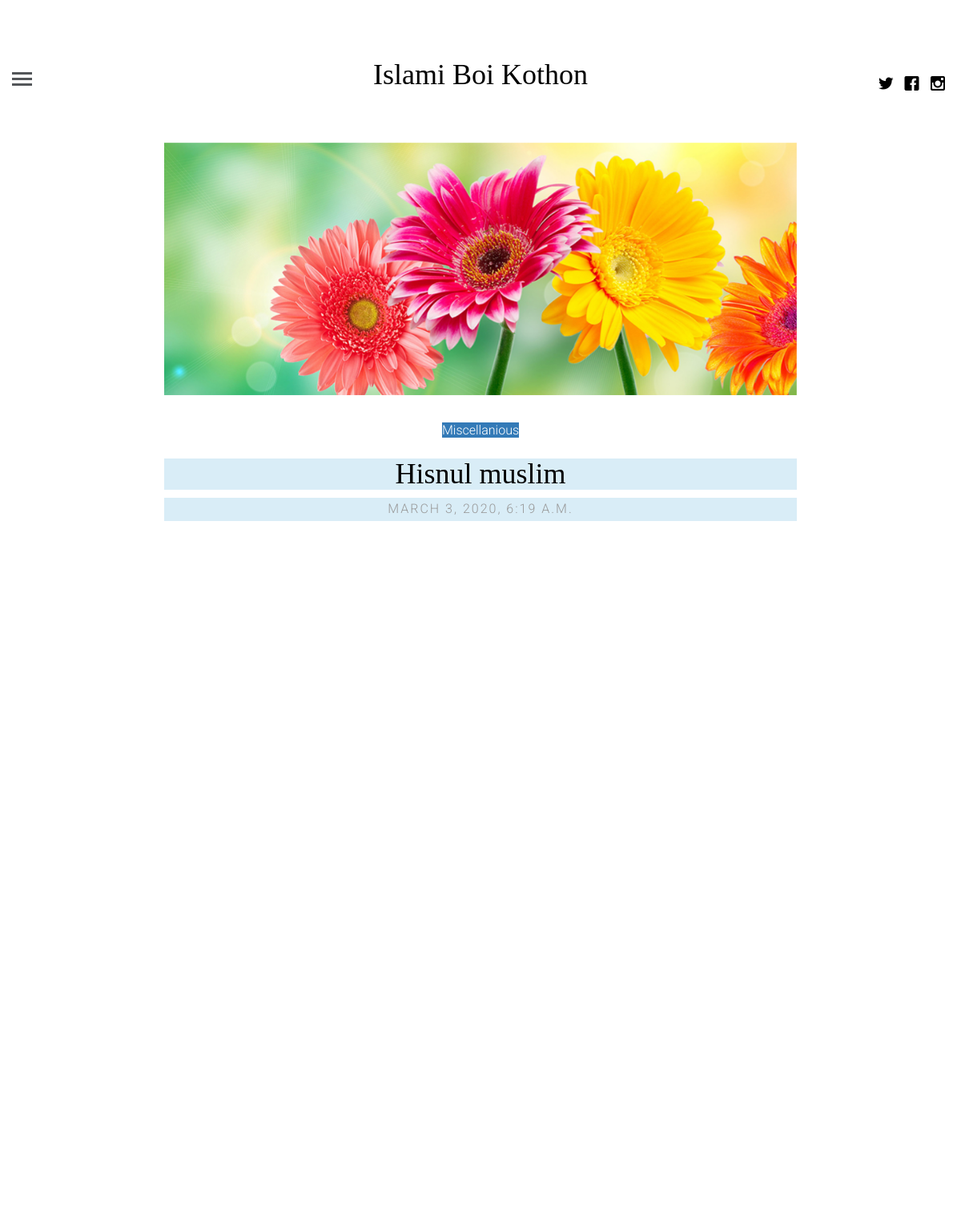
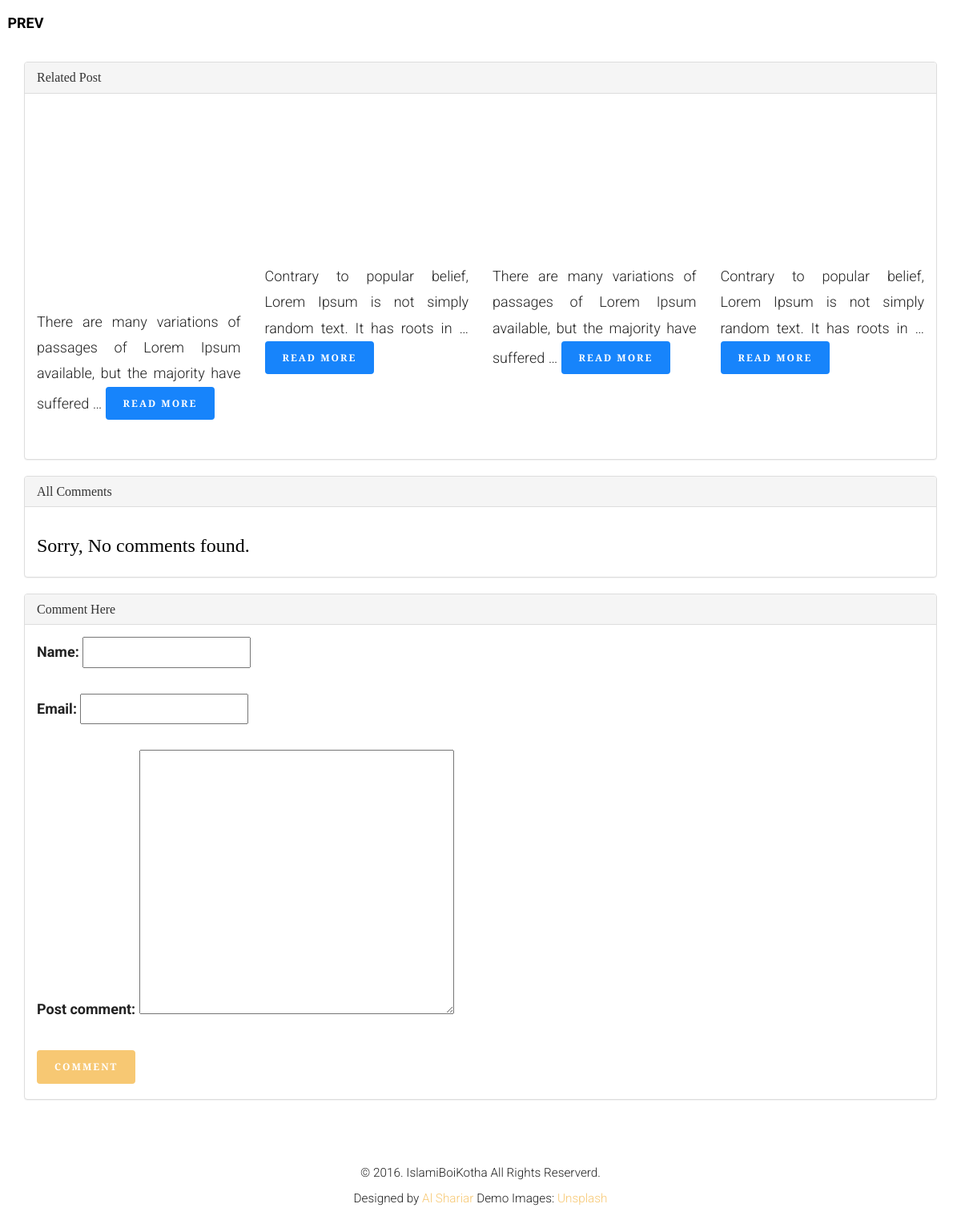
/article/17/, run on the app's committed database (2 pictures, top to bottom).
### blog/models.py (models this page shows, shortened)
class Article(models.Model):
    article_author = models.ForeignKey(Author, on_delete=models.CASCADE)
    title = models.CharField(max_length=200)
    body = RichTextUploadingField()
    image = models.FileField()
    category = models.ForeignKey(Category, on_delete=models.CASCADE)
    posted_on = models.DateTimeField(auto_now=False, auto_now_add=True)
    updated_on = models.DateTimeField(auto_now=True, auto_now_add=False)

class Category(models.Model):
    name = models.CharField(max_length=100)

### blog/views.py (the view)
# urls.py: path('article/<int:id>/', views.getsingle, name="single_post"),
def getsingle(request, id):
    post = get_object_or_404(Article, pk=id)
    first_post = Article.objects.first()
    last_post = Article.objects.last()
    related_posts = Article.objects.filter(category=post.category).exclude(id=id)[:4]
    get_comments = Comment.objects.filter(post=id)
    form = commentForm(request.POST or None)
    if form.is_valid():
        instance = form.save(commit=False)
        instance.post = post
        instance.save()
    context = {
        'post':post,
        'first_post':first_post,
        'last_post':last_post,
        'related_posts':related_posts,
        'form':form,
        'comments':get_comments,
    }
    return render(request, 'blog/single.html', context)

### blog/forms.py
class commentForm(forms.ModelForm):
    class Meta:
        model = Comment
        fields = [
            'name',
            'email',
            'post_comment',
        ]

### blog/templates/blog/single.html (shortened to what this page needs)
{% extends 'blog/base.html' %}
{% load static %}
	{% block content %}
	{% if post.id %}
			{% if post.id > first_post.id %}
				<a href="{% url 'single_post' id=post.id|add:'-1' %}" class="fh5co-post-prev"><span><i class="icon-chevron-left"></i> Prev</span></a>
			{% endif %}
	{% endif %}
	<div class="container-fluid">
		<div class="row fh5co-post-entry single-entry">
			<article class="col-lg-8 col-lg-offset-2 col-md-8 col-md-offset-2 col-sm-8 col-sm-offset-2 col-xs-12 col-xs-offset-0">
				<figure class="animate-box">
					<img src="{{ post.image.url }}" alt="Image" class="img-responsive">
				</figure>
				<span class="fh5co-meta animate-box"><a class="bg-primary" href="{% url 'category' name=post.category.name %}">{{ post.category.name }}</a></span>
				<h1 class="animate-box bg-info ">{{ post.title }}</h1>
				<span class="fh5co-meta fh5co-date animate-box bg-info">{{ post.posted_on }}</span>
				<div class="col-lg-12 col-lg-offset-0 col-md-12 col-md-offset-0 col-sm-12 col-sm-offset-0 col-xs-12 col-xs-offset-0 text-left content-article">
					<div class="row">
					</div>
				</div>
				</div>
			<div class="container">
				<div class="panel panel-default">
					<div class="panel-heading">
						<h2 class="panel-title">Related Post</h2>
					</div>
					<div class="panel-body">
						<div class="row">
							{% for related_post in related_posts %}
							<div class="col-md-3">
								<a href="{% url 'single_post' id=related_post.id %}"><h2 class="fh5co-article-title animate-box text-center">{{ related_post.title }}</h2></a>
								<p class="text-justify">{{ related_post.body|truncatewords:15 }}
								<a class="btn btn-info view overlay zoom" href="{% url 'single_post' id=post.id %}">Read More</a>
								</p>
							</div>
							{% endfor %}
						</div>
					</div>
				</div>
		   </div>
		   <div class="container">
		   <div class="single_post_comment">
			   <div class="panel panel-default">
				   <div class="panel-heading">
					   <h3 class="panel-title">All Comments</h3>
				   </div>
				   <div class="panel-body">
					{% for comment in comments %}
					<div class="single_comment">
					 <h4>{{ comment.name }}</h4>
					 <h5>{{ comment.email }}</h5>
					 <p>{{ comment.post_comment }}</p>
					</div>
						{% empty %}
						<h3>Sorry, No comments found.</h3>
					{% endfor %}
				   </div>
			   </div>
		   </div>
		   <div class="panel panel-default">
			   <div class="panel-heading">
				   <h4 class="panel-title">Comment Here</h4>
			   </div>
			   <div class="panel-body">
					<form action="" method="post">
						{{ form.as_p }}
						<button class="btn btn-primary">Comment</button>
					</form>
			   </div>
		   </div>
		  </div>
		</div>
	{% endblock content %}

### blog/static/blog/css/icomoon.css (style rules this page uses)
[class^="icon-"], [class*=" icon-"] { font-family: 'icomoon' !important; speak: none; font-style: normal; font-weight: normal; font-variant: normal; text-transform: none; line-height: 1; -webkit-font-smoothing: antialiased; -moz-osx-font-smoothing: grayscale; }
.icon-chevron-left:before { content: "\e922"; }

### blog/static/blog/css/style.css (style rules this page uses)
html { background: #fff; }
body { font-family: "Roboto", arial, sans-serif; font-size: 18px; font-weight: 300; line-height: 1.8; color: #222; background: #fff; }
a { color: #f7c873; -webkit-transition: 0.5s; -o-transition: 0.5s; transition: 0.5s; }
h1, h2, h3, h4, h5, h6 { font-family: "Playfair Display", times, serif; color: #000; }
p { margin-bottom: 30px; }
.btn { margin-right: 4px; margin-bottom: 4px; font-family: "Playfair Display", times, serif; font-size: 12px; letter-spacing: 2px; text-transform: uppercase; font-weight: 700; -webkit-border-radius: 4px; -moz-border-radius: 4px; -ms-border-radius: 4px; border-radius: 4px; -webkit-transition: 0.5s; -o-transition: 0.5s; transition: 0.5s; }
.btn-primary { background: #f7c873; color: #fff; border: 2px solid #f7c873; }
.btn-info { background: #1784fb; color: #fff; border: 2px solid #1784fb; }
.fh5co-post-prev, .fh5co-post-next { position: fixed; z-index: 999; top: 50%; height: 50px; margin-top: -25px; color: #000; text-transform: uppercase; font-weight: bold; -webkit-transition: 0.5s; -o-transition: 0.5s; transition: 0.5s; }
.fh5co-post-prev span, .fh5co-post-next span { vertical-align: base; width: 100px; }
.fh5co-post-prev span i, .fh5co-post-next span i { top: 7px; position: relative; font-size: 30px; color: #000; }
.fh5co-post-prev { left: 0; margin-left: -25px; }
.fh5co-post-entry article { text-align: center; float: left; margin-bottom: 110px; padding-left: 3em; padding-right: 3em; }
@media screen and (max-width: 1200px) { .fh5co-post-entry article { margin-bottom: 80px; padding-left: 15px; padding-right: 15px; } }
.fh5co-post-entry article figure { margin-bottom: 30px; }
.fh5co-post-entry article .fh5co-meta { font-size: 16px; font-family: "Roboto", arial, sans-serif; color: #999999; margin-bottom: 20px; display: block; }
.fh5co-post-entry article .fh5co-meta.fh5co-date { text-transform: uppercase; letter-spacing: 2px; }
.fh5co-post-entry article .content-article { padding-top: 4em; }
.js .to-animate, .js .to-animate-2, .js .animate-box { opacity: 0; }

### data on the page
Article: image (picture), category.name "Miscellanious", title "Hisnul muslim", posted_on "MARCH 3, 2020, 6:19 A.M."
Article: body "There are many variations of passages of Lorem Ipsum available, but the majority have suffered …"
Article: body "Contrary to popular belief, Lorem Ipsum is not simply random text. It has roots in …"
Article: body "There are many variations of passages of Lorem Ipsum available, but the majority have suffered …"
Article: body "Contrary to popular belief, Lorem Ipsum is not simply random text. It has roots in …"
